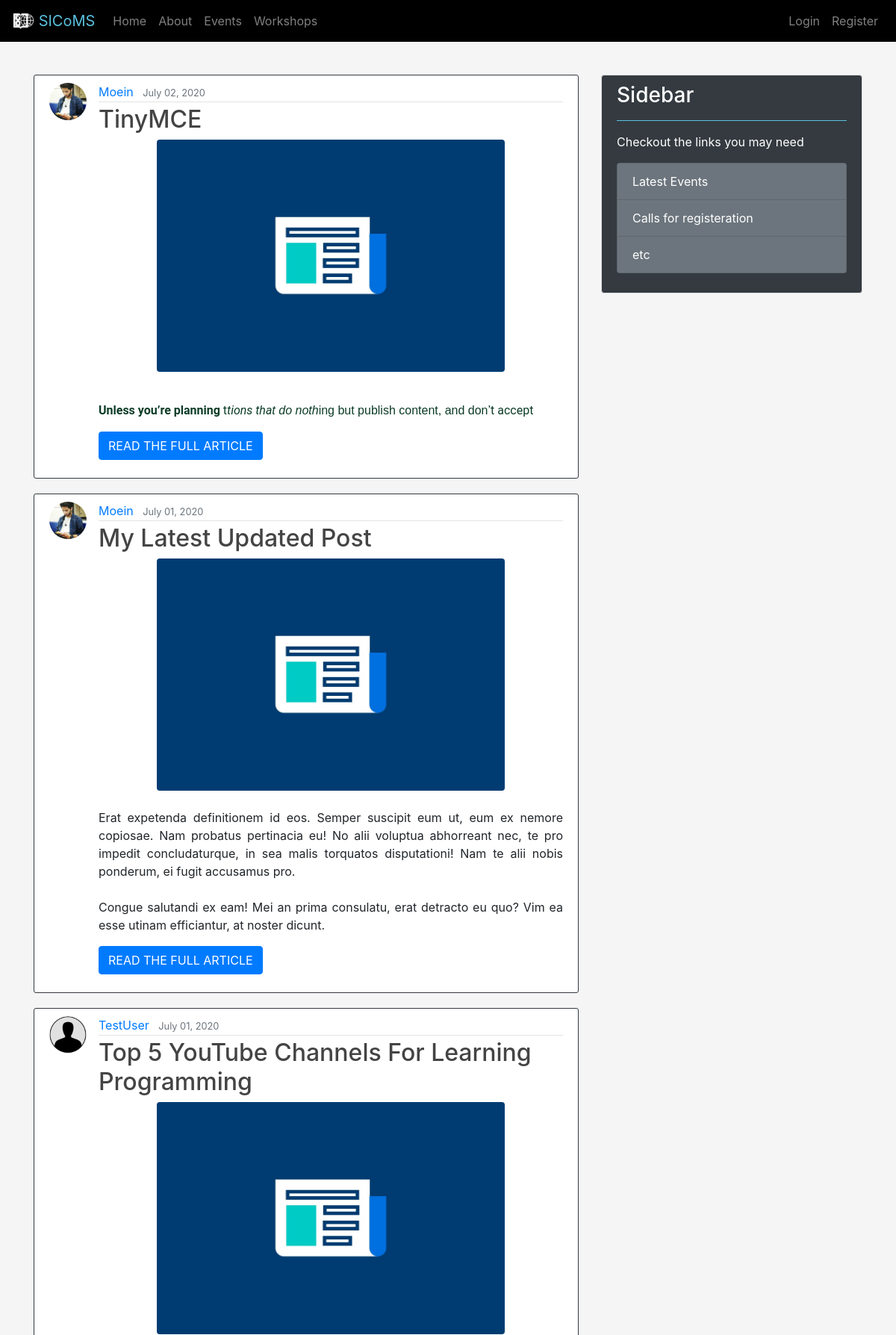
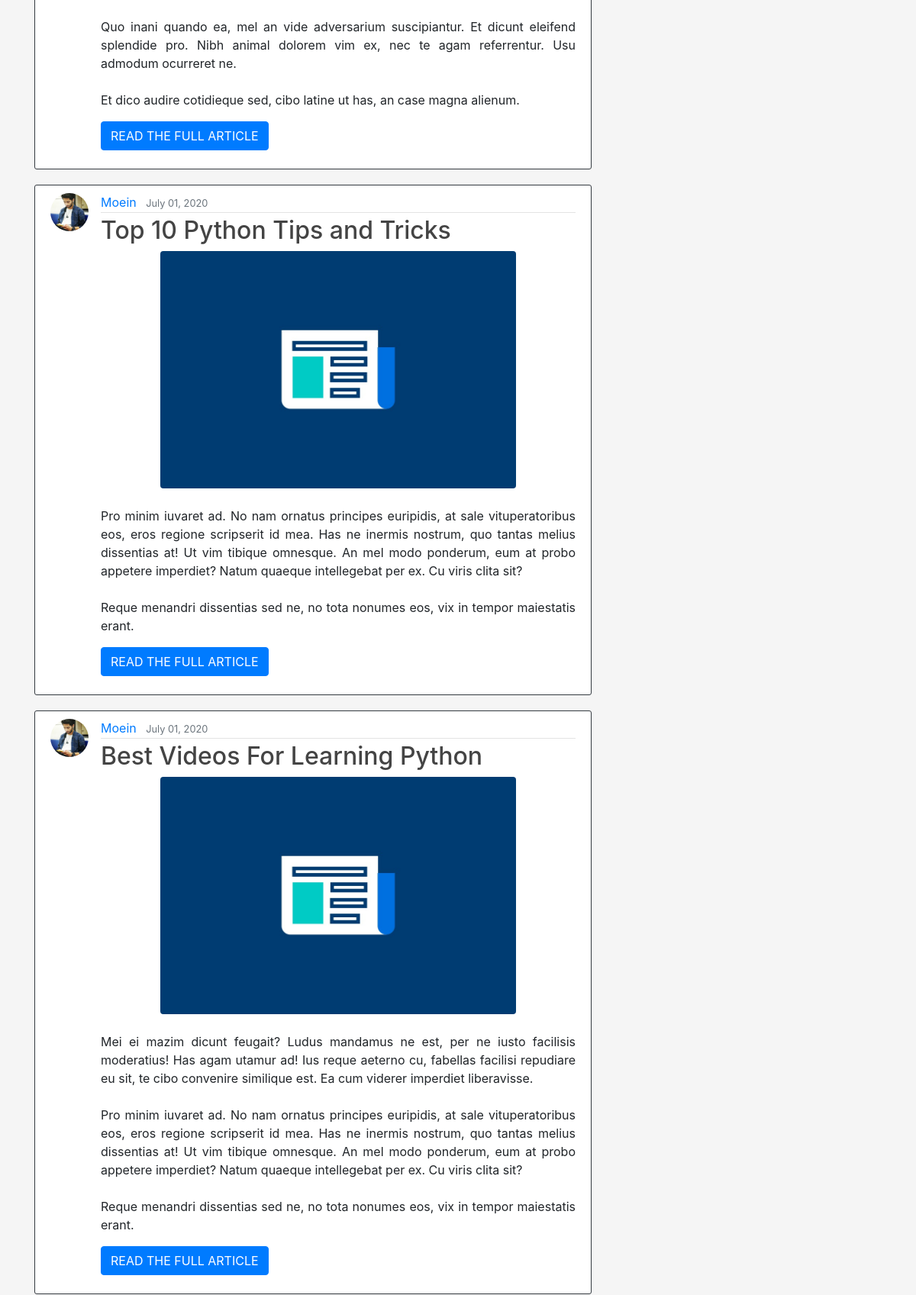
Screenshot of /events/ (upper part) with the database file from the repository (2 pictures, top to bottom).
### events/models.py (models this page shows, shortened)
class Event(models.Model):
    CATEGORIES = (
        ("RES", "Research"),
        ("VIS", "Visit"),
        ("SCH", "School"),
        ("CON", "Conference"),
        ("COM", "Competition"),
    )
    title = models.CharField(max_length=100)
    photo = models.ImageField(default="post_default.jpg", upload_to="post_pics")
    category = models.CharField(max_length=3, choices=CATEGORIES, null=True)
    summary = models.TextField(max_length=500)
    explanation = models.TextField()
    date_posted = models.DateTimeField(default=timezone.now)
    author = models.ForeignKey(User, on_delete=models.CASCADE)

### users/models.py (models this page shows, shortened)
class Profile(models.Model):
    MAJORS = (
        ('MED', "Medicine"),
        ('OTH', 'Other'),
    )
    user = models.OneToOneField(User, on_delete=models.CASCADE)
    image = models.ImageField(default='profile_default.jpg',
                              upload_to='profile_pics')
    first_name = models.CharField(max_length=50, null=True)
    last_name = models.CharField(max_length=50, null=True)
    major = models.CharField(max_length=3,
                             choices=MAJORS,
                             null=True)
    semester = models.SmallIntegerField(null=True)
    student_id = models.CharField(max_length=12, null=True)
    university = models.CharField(max_length=60, null=True)
    signup_confirmation = models.BooleanField(default=False)

### events/views.py (the view)
# urls.py: path('', EventListView.as_view(), name="events-home"),
class EventListView(ListView):
    model = Event
    template_name = 'events/events_home.html' # <app>/<model>_<viewtype>.html
    context_object_name = 'events'
    ordering = ['-date_posted']
    paginate_by = 5

### events/templates/events/events_home.html (shortened to what this page needs)
{% extends "homepage/base.html" %}
{% load static %}
{% block innercontent %}
    {% for event in events %}
        <article class="media content-section border-dark pb-4">
            <img  class="rounded-circle article-img" src="{{ event.author.profile.image.url }}" alt="">
            <div class="media-body" id="this">
            <div class="article-metadata">
                <a class="mr-2" href="{% url 'user-events' event.author.username %}" id="hover">{{ event.author }}</a>
                <small class="text-muted">{{ event.date_posted|date:"F d, Y" }}</small>
            </div>
            <h2><a class="article-title" href="{% url 'event-detail' event.id %}" id="hover">{{ event.title }}</a></h2>
            <img alt="" class="w-75 mx-auto d-block rounded" src="{{ event.photo.url }}"><br>
            <p class="article-content text-justify">{{ event.summary|safe }}</p>
            <a href="{% url 'event-detail' event.id %}" class="btn btn-primary">READ THE FULL ARTICLE</a>
            </div>
        </article>
    {% endfor %}
{% endblock innercontent %}

### homepage/static/homepage/main.css (style rules this page uses)
body { margin-top: 100px; background-color: whitesmoke; }
.content-section { background: #ffffff; padding: 10px 20px; border: 1px solid #dddddd; border-radius: 3px; margin-bottom: 20px; }
.article-title { color: #444444; }
.article-content { white-space: pre-line; width: 100%; text-align: left; }
.article-img { height: 50px; width: 50px; margin-right: 16px; }
.article-metadata { padding-bottom: 1px; margin-bottom: 4px; border-bottom: 1px solid #e3e3e3 }

### rows the page displays
Event: author.profile.image (picture), author "Moein", date_posted "July 02, 2020", title "TinyMCE", photo (placeholder picture), summary "Unless you’re planning t tions tha t do noth ing but publish content, and don’ t accept"
Event: author.profile.image (picture), author "Moein", date_posted "July 01, 2020", title "My Latest Updated Post", photo (placeholder picture), summary "Erat expetenda definitionem id eos. Semper suscipit eum ut, eum ex nemore copiosae. Nam probatus pertinacia eu! No alii voluptua abhorreant nec, te pro impedit concludaturque, in sea malis torquatos disputationi! Nam te alii nobis ponderum, ei fugit accusamus pro. Congue salutandi ex eam! Mei an prima consulatu, erat detracto eu quo? Vim ea esse utinam efficiantur, at noster dicunt."
Event: author.profile.image (placeholder picture), author "TestUser", date_posted "July 01, 2020", title "Top 5 YouTube Channels For Learning Programming", photo (placeholder picture), summary "Quo inani quando ea, mel an vide adversarium suscipiantur. Et dicunt eleifend splendide pro. Nibh animal dolorem vim ex, nec te agam referrentur. Usu admodum ocurreret ne. Et dico audire cotidieque sed, cibo latine ut has, an case magna alienum."
Event: author.profile.image (picture), author "Moein", date_posted "July 01, 2020", title "Top 10 Python Tips and Tricks", photo (placeholder picture), summary "Pro minim iuvaret ad. No nam ornatus principes euripidis, at sale vituperatoribus eos, eros regione scripserit id mea. Has ne inermis nostrum, quo tantas melius dissentias at! Ut vim tibique omnesque. An mel modo ponderum, eum at probo appetere imperdiet? Natum quaeque intellegebat per ex. Cu viris clita sit? Reque menandri dissentias sed ne, no tota nonumes eos, vix in tempor maiestatis erant."
Event: author.profile.image (picture), author "Moein", date_posted "July 01, 2020", title "Best Videos For Learning Python", photo (placeholder picture), summary "Mei ei mazim dicunt feugait? Ludus mandamus ne est, per ne iusto facilisis moderatius! Has agam utamur ad! Ius reque aeterno cu, fabellas facilisi repudiare eu sit, te cibo convenire similique est. Ea cum viderer imperdiet liberavisse. Pro minim iuvaret ad. No nam ornatus principes euripidis, at sale vituperatoribus eos, eros regione scripserit id mea. Has ne inermis nostrum, quo tantas melius dissentias at! Ut vim tibique omnesque. An mel modo ponderum, eum at probo appetere imperdiet? Natum quaeque intellegebat per ex. Cu viris clita sit? Reque menandri dissentias sed ne, no tota nonumes eos, vix in tempor maiestatis erant."
